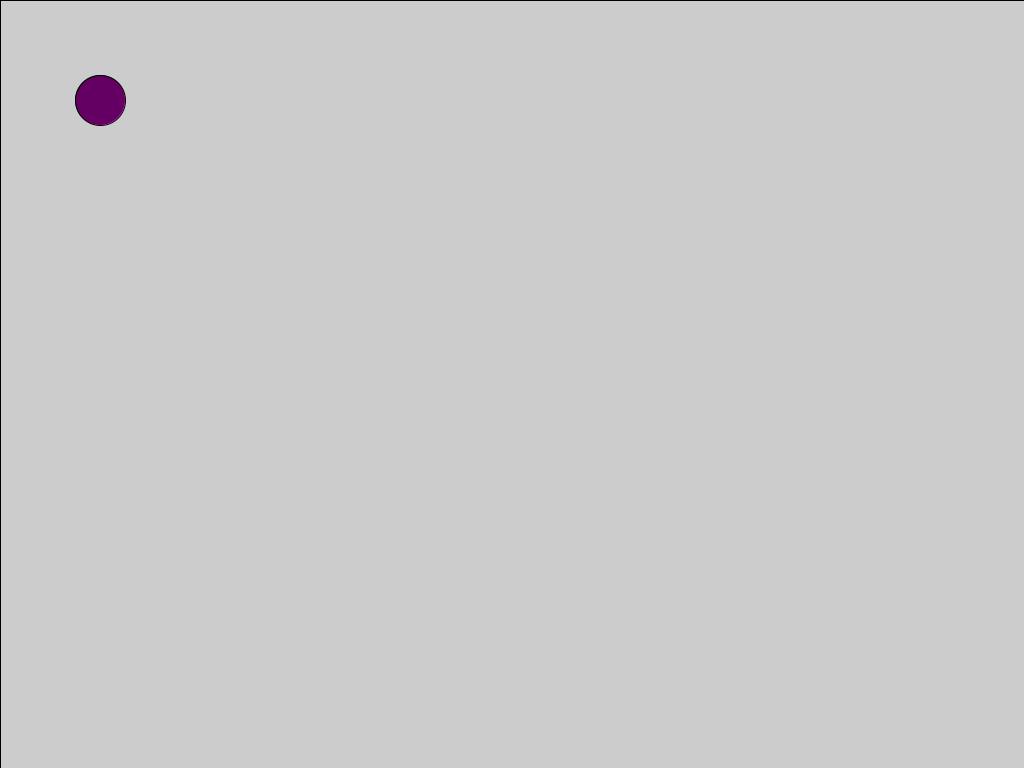
Frame 1 (no input)
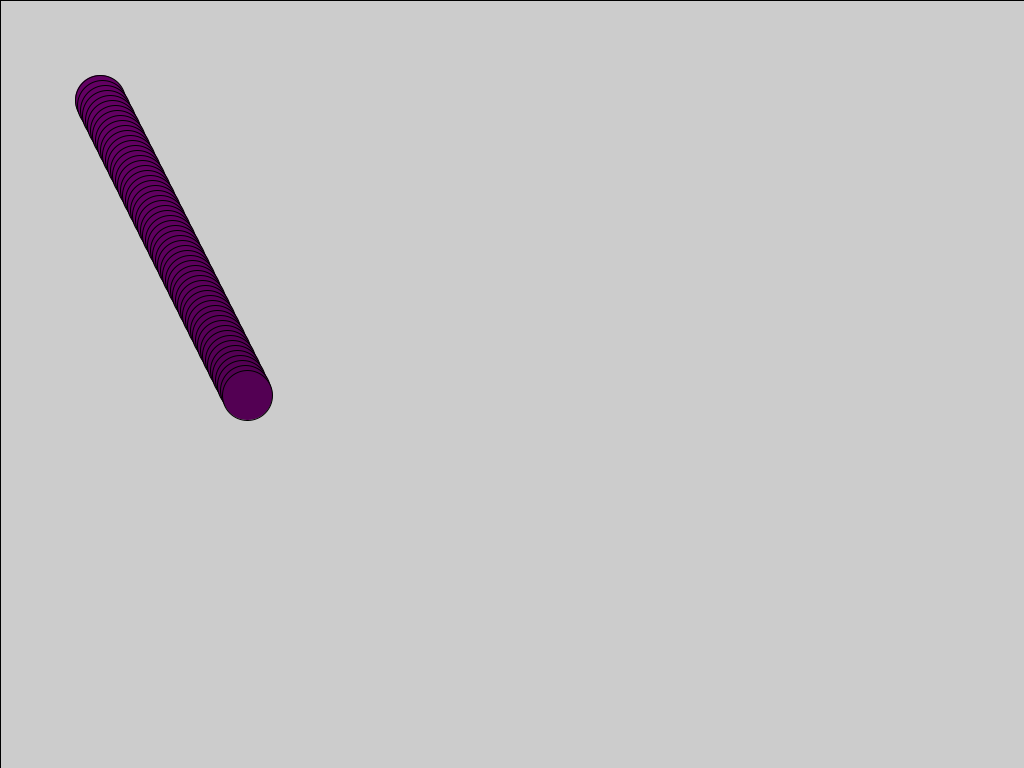
Frame 60 (the mouse pressed at the canvas centre just before this capture)
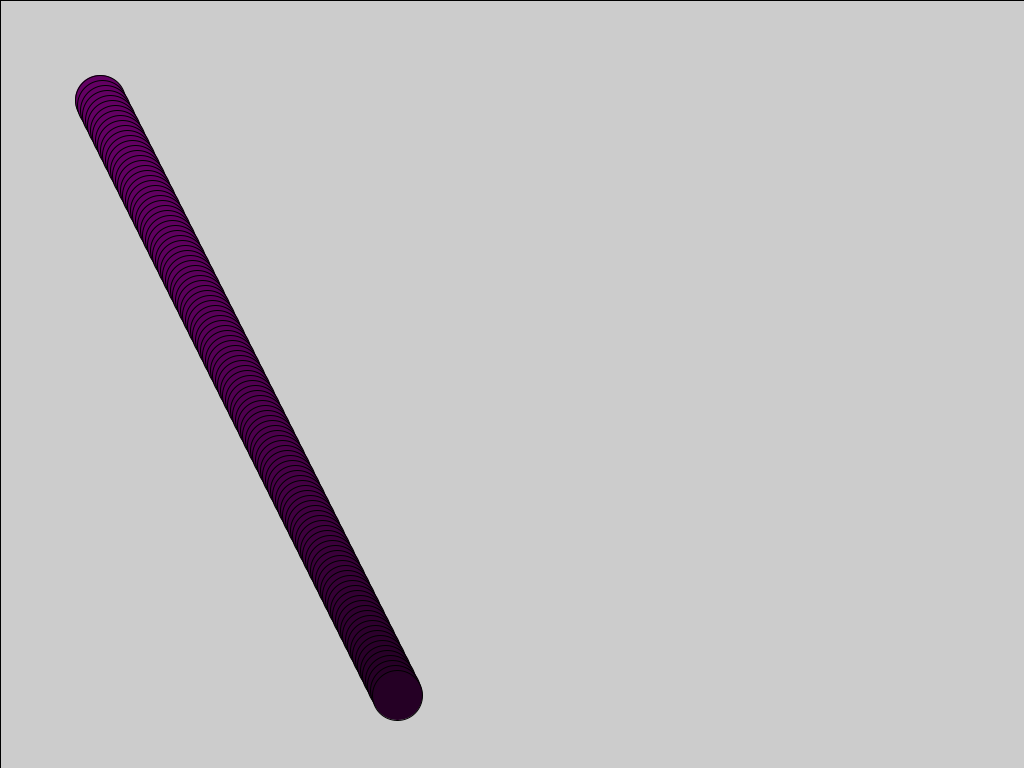
Frame 120 (the mouse held since frame 60 and released just before this capture)

The Processing sketch that drew these frames (run headless with seeded random() and noise(); from frame 60 on, the mouse is pressed at the canvas centre):

// Processing sketch: RobotarTrig
// ── RobotarTrig.pde

float posX = 100;
float posY = 100;

//color 0 - 255;
float colorElipseR = 200;
float colorElipseG = 0;
float colorElipseB = 0;

float velocidadX = 2.5;
float velocidadY = 5.0;

float theta = 0;

void setup() {
  size(1024, 768);
}

void draw() {

  //RGB, alpha.
  //tres valors, ultimo opacidad
  fill(255, 255, 255, 0);
  rect(0, 0, width, height);

  //width -> tamano en X
  //Height -> tamano en Y
  //rect(0, 0, 400, 400);

  //fill(0, 0, 255, 5);
  //rect(500, 0, 400, 400);
  
  //color valor
  float valor = cos(theta)*100;
  theta = theta  + 0.01;

 // fill(colorElipseR, colorElipseG, colorElipseB);
  fill(valor, 0, valor);
  ellipse(posX, posY, 50, 50);

  //Solamente en X
  //Cambio de posiciones X, Y
  posX = posX + velocidadX;
  posY = posY + velocidadY;
  
  

  if (posX > width) {

  
    velocidadX = -velocidadX;   //velocidad = -1* velocidad;
    colorElipseR = random(255);
    colorElipseG = random(255);
    colorElipseB = random(255);
  }
  //limite posicion en 0
  if (posX < 0) {
    velocidadX = -velocidadX;   //velocidad = -1* velocidad;
  }

  //limite de toda la pantalla 
  if (posY > height) {
    velocidadY = -velocidadY;   //velocidad = -1* velocidad;
  }

  //limite de la pantalla
  if ( posY < 0) {
    velocidadY = -velocidadY;   //velocidad = -1* velocidad;
  }
}

//evento para precionar teclas
void keyPressed(){
  //barra de spacio 
  if(key == ' '){
    background(255);
  }
  
  if(key == 'a'){
    //guardar muchas imagenes al precionar la tecla a
    save("imagen"+frameCount+".png");
  }
  
  
  
}
